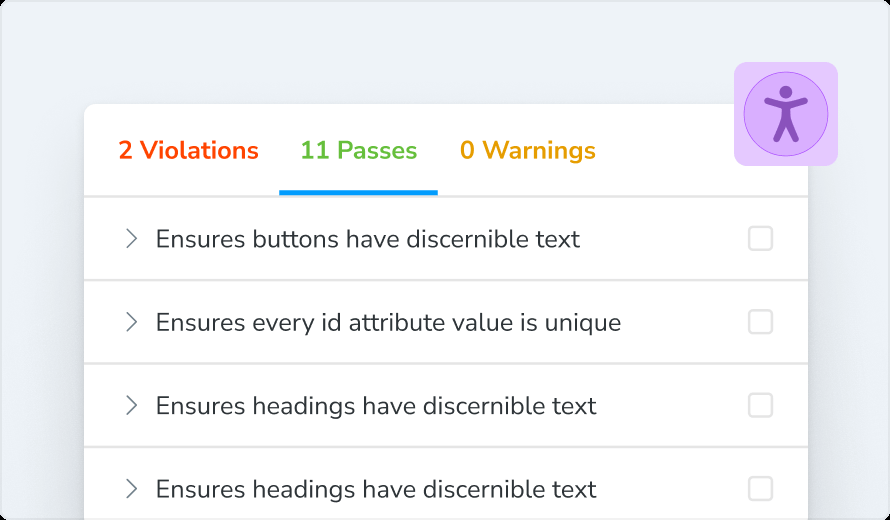
#> input picture packages/frontend/src/stories/assets/accessibility.png, 890 x 520 px
$ python -i hybrid_saliency.py   (imports and definitions only)   (older library calls are emulated)
#> lines starting #> are read from the running program, lines starting #| are printed output that depends on the picture
#> further down, picture is the input picture: shape (520, 890, 3); mean B, G, R 246.4, 243.5, 242.7
#!/usr/bin/env python3
"""
Hybrid Saliency Detection - Kombiniert mehrere moderne Methoden
für bessere Saliency Detection ohne SAM
"""

import cv2
import numpy as np
from typing import Tuple, List, Dict, Any
import logging
from pathlib import Path

logger = logging.getLogger(__name__)

class HybridSaliencyDetector:
    """
    Moderne Saliency Detection ohne SAM
    Kombiniert Edge Detection, Color Contrast, Face Detection und Motion
    """

    def __init__(self):
        """Initialisiert den Hybrid Saliency Detector"""
        self.face_cascade = None
        self._load_face_detector()

    def _load_face_detector(self):
        """Lädt OpenCV Face Detector"""
        try:
            # Versuche verschiedene Face Cascade Pfade
            cascade_paths = [
                cv2.data.haarcascades + 'haarcascade_frontalface_default.xml',
                '/usr/local/share/opencv4/haarcascades/haarcascade_frontalface_default.xml',
                '/opt/homebrew/share/opencv4/haarcascades/haarcascade_frontalface_default.xml'
            ]

            for path in cascade_paths:
                if Path(path).exists():
                    self.face_cascade = cv2.CascadeClassifier(path)
                    logger.info(f"Face detector loaded from: {path}")
                    break

            if self.face_cascade is None:
                logger.warning("Face detector not available - face detection disabled")

        except Exception as e:
            logger.warning(f"Could not load face detector: {e}")
            self.face_cascade = None

    def generate_saliency_map(self, image: np.ndarray) -> np.ndarray:
        """
        Generiert eine Saliency Map mit hybriden Methoden

        Args:
            image: Input-Bild (BGR)

        Returns:
            Saliency Map (0-255)
        """
        try:
            height, width = image.shape[:2]
#> height = 520; width = 890

            # 1. Edge-based Saliency
            edge_saliency = self._compute_edge_saliency(image)

            # 2. Color Contrast Saliency
            color_saliency = self._compute_color_contrast_saliency(image)

            # 3. Face Detection Saliency
            face_saliency = self._compute_face_saliency(image)

            # 4. Center Bias (Menschen schauen oft ins Zentrum)
            center_saliency = self._compute_center_bias(height, width)

            # 5. Kombiniere alle Saliency-Maps gewichtet
            weights = {
                'edge': 0.3,
                'color': 0.3,
                'face': 0.3,
                'center': 0.1
            }

            # Normalisiere alle Maps auf 0-1
            edge_norm = self._normalize_saliency(edge_saliency)
            color_norm = self._normalize_saliency(color_saliency)
            face_norm = self._normalize_saliency(face_saliency)
            center_norm = self._normalize_saliency(center_saliency)

            # Gewichtete Kombination
            combined_saliency = (
                weights['edge'] * edge_norm +
                weights['color'] * color_norm +
                weights['face'] * face_norm +
                weights['center'] * center_norm
            )

            # Normalisiere auf 0-255
            saliency_map = (combined_saliency * 255).astype(np.uint8)

            logger.debug(f"Generated hybrid saliency map: {saliency_map.shape}, "
                        f"min={saliency_map.min()}, max={saliency_map.max()}")

            return saliency_map

        except Exception as e:
            logger.error(f"Error generating saliency map: {e}")
            # Fallback: Zentrierte Saliency Map
            return self._generate_center_saliency_map(image.shape[0], image.shape[1])

    def _compute_edge_saliency(self, image: np.ndarray) -> np.ndarray:
        """Berechnet Edge-basierte Saliency"""
        try:
            # Konvertiere zu Graustufen
            gray = cv2.cvtColor(image, cv2.COLOR_BGR2GRAY)

            # Verschiedene Edge-Detection Methoden
            edges_canny = cv2.Canny(gray, 50, 150)
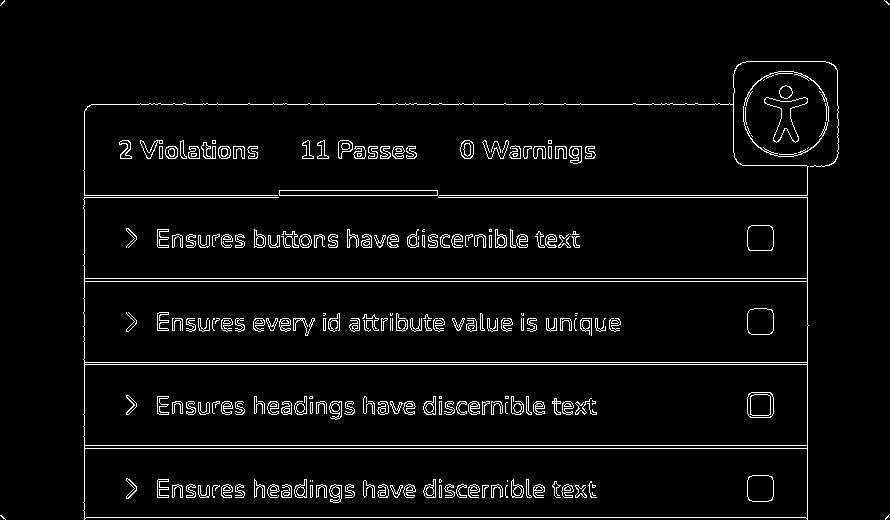
#> edges_canny: shape (520, 890); 4.3% white in thin lines or dots
            edges_sobel_x = cv2.Sobel(gray, cv2.CV_64F, 1, 0, ksize=3)
            edges_sobel_y = cv2.Sobel(gray, cv2.CV_64F, 0, 1, ksize=3)
            edges_sobel = np.sqrt(edges_sobel_x**2 + edges_sobel_y**2)
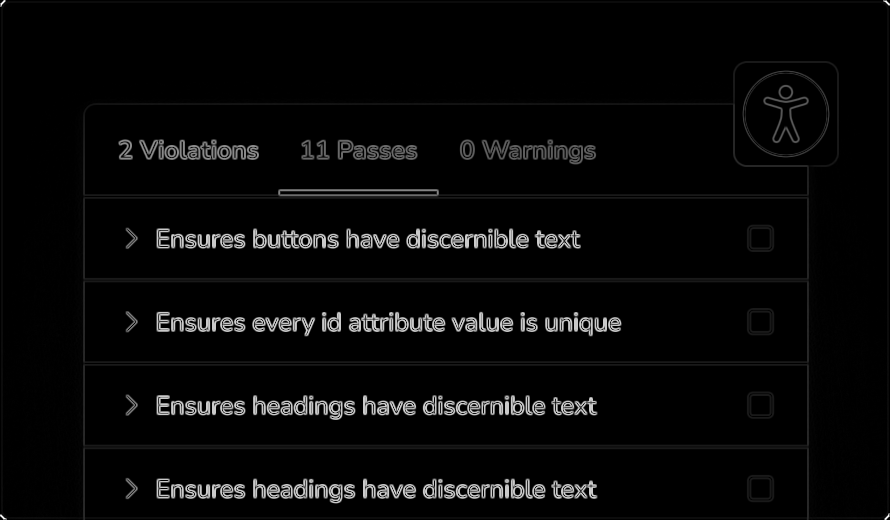
#> edges_sobel: shape (520, 890) float64; min 0, max 1028.1, mean 34.2; drawn with min black and max white

            # Kombiniere Edge-Detection Methoden
            edge_saliency = (
                0.5 * edges_canny.astype(np.float32) +
                0.5 * np.abs(edges_sobel).astype(np.float32)
            )

            # Normalisiere
            if edge_saliency.max() > 0:
                edge_saliency = edge_saliency / edge_saliency.max()

            return edge_saliency

        except Exception as e:
            logger.error(f"Error computing edge saliency: {e}")
            return np.zeros(image.shape[:2], dtype=np.float32)

    def _compute_color_contrast_saliency(self, image: np.ndarray) -> np.ndarray:
        """Berechnet Color Contrast Saliency"""
        try:
            # Konvertiere zu LAB für bessere Color-Perception
            lab = cv2.cvtColor(image, cv2.COLOR_BGR2LAB)
#> lab: shape (520, 890, 3); mean of channels 0, 1, 2 244.7, 128.3, 126.5
            l, a, b = cv2.split(lab)
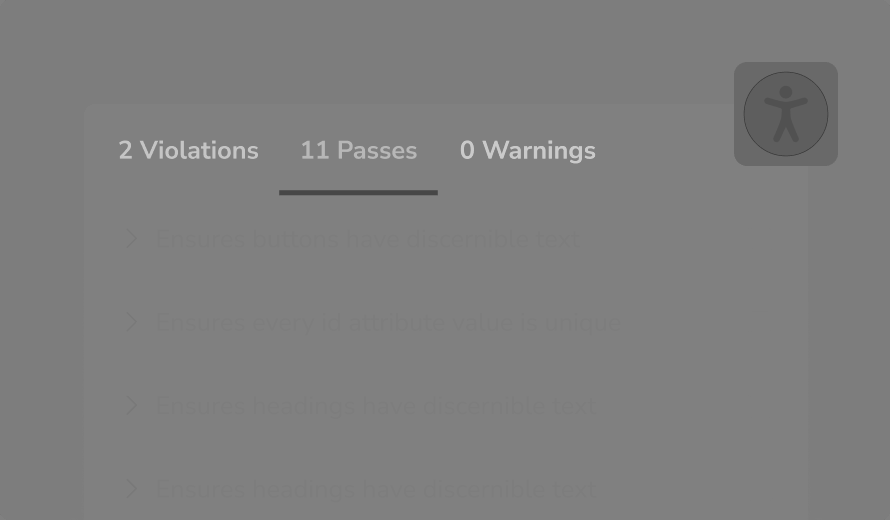
#> b: shape (520, 890); min 65, max 202, mean 126.5

            # Berechne lokalen Kontrast
            kernel = np.ones((9, 9), np.float32) / 81
            l_mean = cv2.filter2D(l.astype(np.float32), -1, kernel)
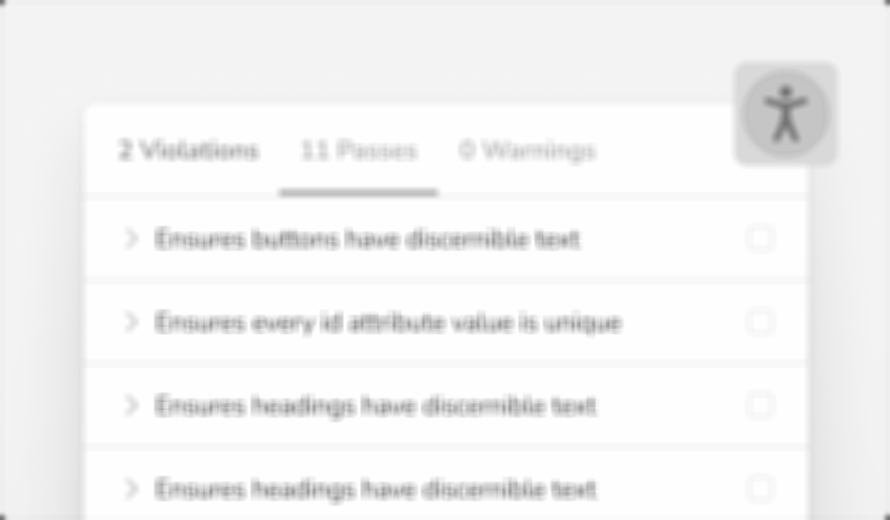
#> l_mean: shape (520, 890) float32; min 114.9, max 255, mean 244.7
            a_mean = cv2.filter2D(a.astype(np.float32), -1, kernel)
            b_mean = cv2.filter2D(b.astype(np.float32), -1, kernel)

            # Kontrast = Abweichung vom lokalen Mittelwert
            l_contrast = np.abs(l.astype(np.float32) - l_mean)
            a_contrast = np.abs(a.astype(np.float32) - a_mean)
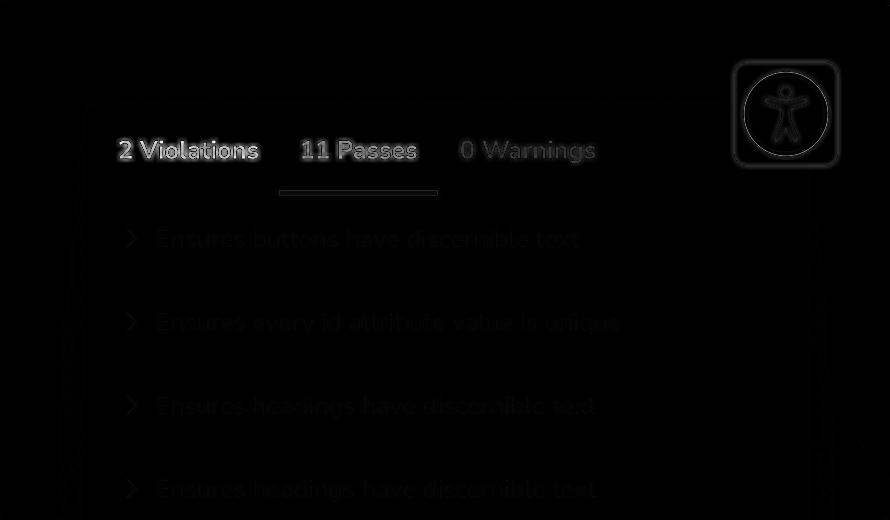
#> a_contrast: shape (520, 890) float32; min 1.53e-05, max 59.07, mean 0.4; drawn with min black and max white
            b_contrast = np.abs(b.astype(np.float32) - b_mean)

            # Kombiniere Kontraste
            color_saliency = (l_contrast + a_contrast + b_contrast) / 3
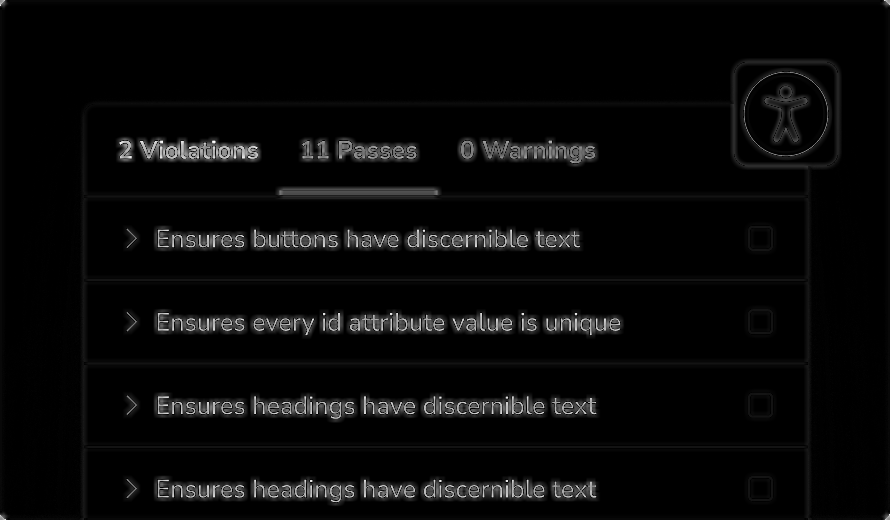
#> color_saliency: shape (520, 890) float32; min 4.07e-05, max 70.37, mean 2.4; drawn with min black and max white

            # Normalisiere
            if color_saliency.max() > 0:
                color_saliency = color_saliency / color_saliency.max()

            return color_saliency

        except Exception as e:
            logger.error(f"Error computing color contrast saliency: {e}")
            return np.zeros(image.shape[:2], dtype=np.float32)

    def _compute_face_saliency(self, image: np.ndarray) -> np.ndarray:
        """Berechnet Face-basierte Saliency"""
        try:
            height, width = image.shape[:2]
#> height = 520; width = 890
            face_saliency = np.zeros((height, width), dtype=np.float32)

            if self.face_cascade is None:
                return face_saliency

            # Konvertiere zu Graustufen für Face Detection
            gray = cv2.cvtColor(image, cv2.COLOR_BGR2GRAY)

            # Erkenne Gesichter
            faces = self.face_cascade.detectMultiScale(
                gray,
                scaleFactor=1.1,
                minNeighbors=5,
                minSize=(30, 30)
            )
#> faces = ()

            # Erstelle Saliency Map für Gesichter
            for (x, y, w, h) in faces:
                # Erstelle elliptische Saliency um das Gesicht
                center_x, center_y = x + w//2, y + h//2
                radius_x, radius_y = w//2, h//2

                # Erweitere den Radius für bessere Saliency
                radius_x = int(radius_x * 1.5)
                radius_y = int(radius_y * 1.5)

                # Erstelle elliptische Maske
                for py in range(max(0, center_y - radius_y), min(height, center_y + radius_y)):
                    for px in range(max(0, center_x - radius_x), min(width, center_x + radius_x)):
                        dx = (px - center_x) / radius_x
                        dy = (py - center_y) / radius_y
                        distance = np.sqrt(dx*dx + dy*dy)

                        if distance <= 1.0:
                            saliency_value = 1.0 - distance
                            face_saliency[py, px] = max(face_saliency[py, px], saliency_value)
#> this loop made 0 passes
#> face_saliency: shape (520, 890) float32; every value is 0

            logger.debug(f"Detected {len(faces)} faces")
            return face_saliency

        except Exception as e:
            logger.error(f"Error computing face saliency: {e}")
            return np.zeros(image.shape[:2], dtype=np.float32)

    def _compute_center_bias(self, height: int, width: int) -> np.ndarray:
        """Berechnet Center Bias Saliency"""
#> called with height = 520, width = 890
        center_saliency = np.zeros((height, width), dtype=np.float32)

        center_x, center_y = width // 2, height // 2
#> center_x = 445; center_y = 260
        max_radius = min(width, height) // 3
#> max_radius = 173

        for y in range(height):
            for x in range(width):
                dx = (x - center_x) / max_radius
                dy = (y - center_y) / max_radius
                distance = np.sqrt(dx*dx + dy*dy)

                if distance <= 1.0:
                    center_saliency[y, x] = 1.0 - distance
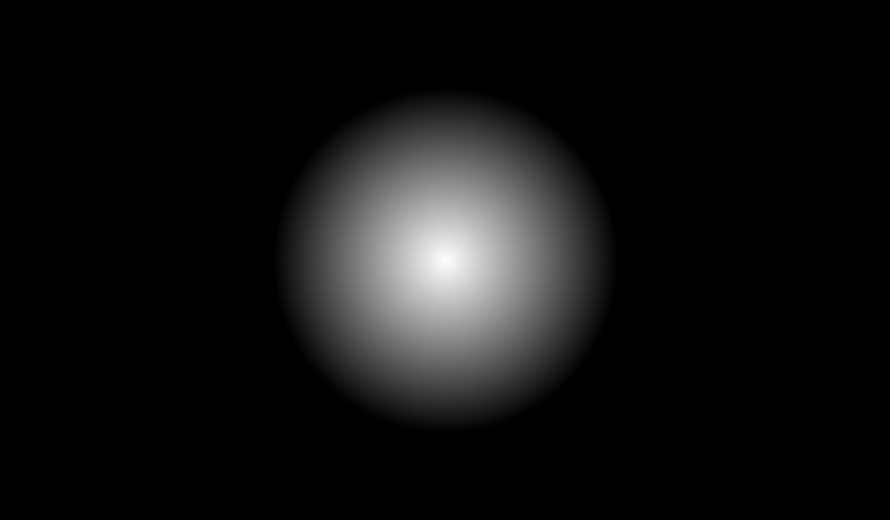
#> center_saliency: shape (520, 890) float32; min 0, max 1, mean 0.0677

        return center_saliency

    def _normalize_saliency(self, saliency: np.ndarray) -> np.ndarray:
        """Normalisiert Saliency Map auf 0-1"""
        if saliency.max() > 0:
            return saliency / saliency.max()
        return saliency

    def _generate_center_saliency_map(self, height: int, width: int) -> np.ndarray:
        """Fallback: Zentrierte Saliency Map"""
        return self._compute_center_bias(height, width) * 255

    # [125 lines left out: function get_roi_suggestions, not called in this run]

>>> import cv2
>>> picture = cv2.imread('../../../frontend/src/stories/assets/accessibility.png')
>>> result = HybridSaliencyDetector().generate_saliency_map(picture)
